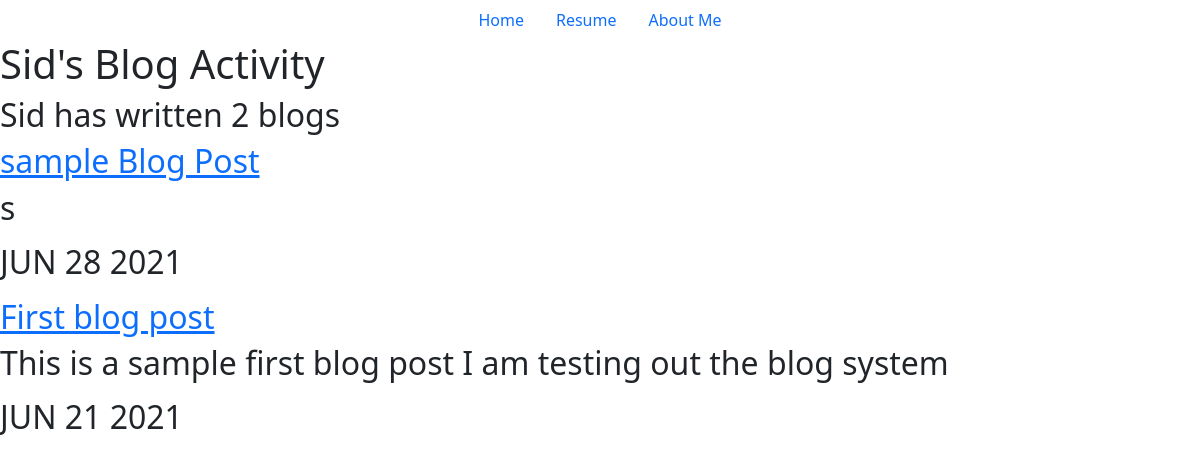
Screenshot of /blog/ with the database file from the repository.
### blog/models.py (models this page shows)
class Blog(models.Model):
    title = models.CharField(max_length=100)
    description = models.TextField()
    date = models.DateField()

### blog/views.py (the view)
# urls.py: path('', views.all_blogs, name='all_blogs'),
def all_blogs(request):
    Blogs = Blog.objects.order_by('-date')
    return render(request,'blog/all_blogs.html', {'Blogs':Blogs})

### blog/templates/blog/all_blogs.html
{% extends 'portfolio/base.html' %}
{% block content %}
<h1> Sid's Blog Activity </h1>
<h2> Sid has written {{ Blogs.count }} blog{{ Blogs.count|pluralize }} <h2>
{% for blog in Blogs %}
<a href= "{% url 'blog:detail' blog.id %}"><h2> {{ blog.title }} </h2></a>
<p> {{ blog.description|truncatechars:100 }} </p>
<p> {{ blog.date|date:'M d Y'|upper }} </p>
{% endfor %}
{% endblock %}

### rows the page displays
Blog: title "sample Blog Post", description "s", date "JUN 28 2021"
Blog: title "First blog post", description "This is a sample first blog post I am testing out the blog system", date "JUN 21 2021"

### other values shown
{{ Blogs.count }} "2"
